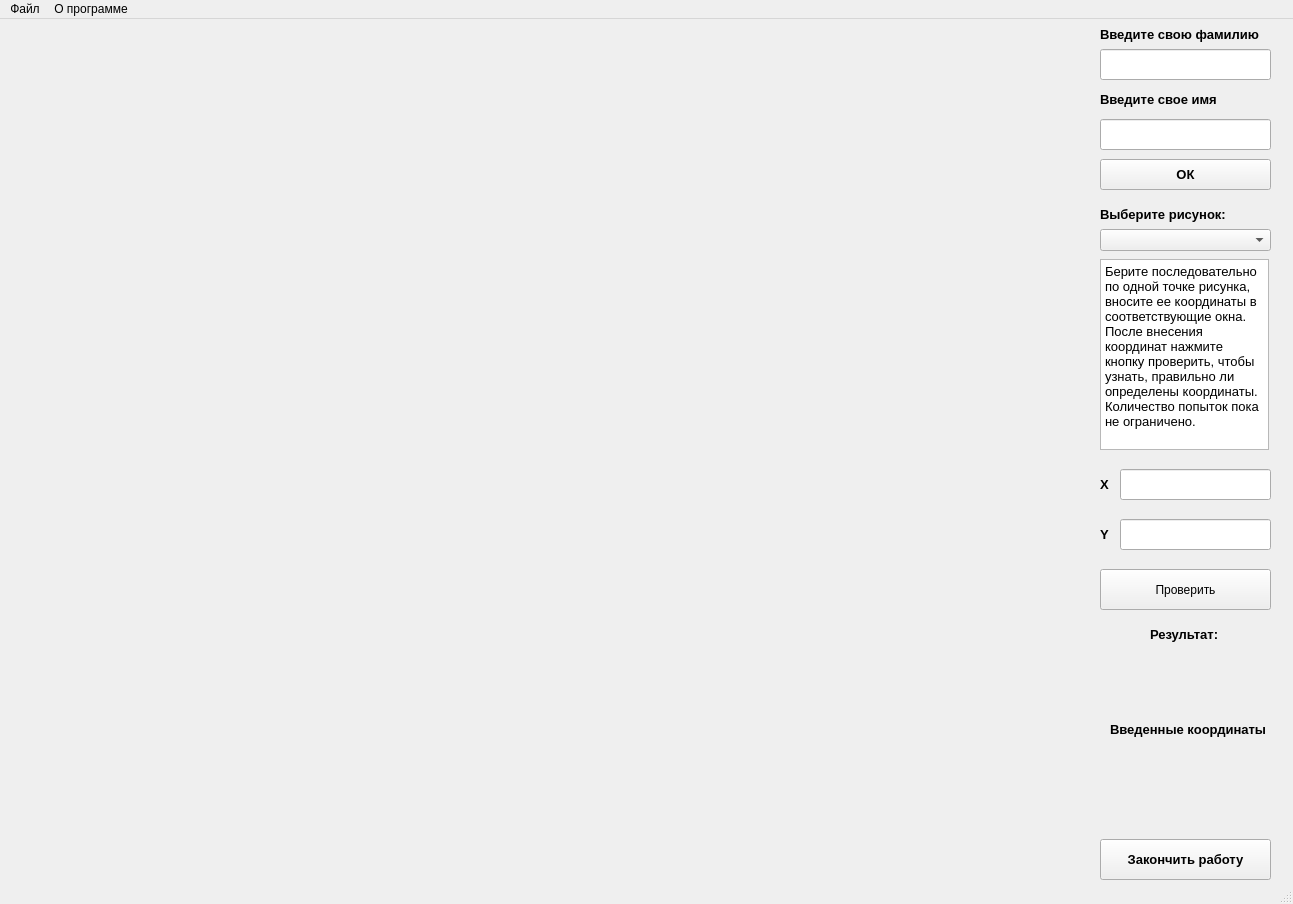
<?xml version="1.0" encoding="UTF-8"?>
<ui version="4.0">
 <class>MainWindow</class>
 <widget class="QMainWindow" name="MainWindow">
  <property name="geometry">
   <rect>
    <x>0</x>
    <y>0</y>
    <width>1293</width>
    <height>904</height>
   </rect>
  </property>
  <property name="windowTitle">
   <string>Тренажер Координатная плоскость</string>
  </property>
  <widget class="QWidget" name="centralwidget">
   <widget class="QPushButton" name="pushButton">
    <property name="geometry">
     <rect>
      <x>1100</x>
      <y>550</y>
      <width>171</width>
      <height>41</height>
     </rect>
    </property>
    <property name="text">
     <string>Проверить</string>
    </property>
   </widget>
   <widget class="QLineEdit" name="lineEdit">
    <property name="geometry">
     <rect>
      <x>1120</x>
      <y>500</y>
      <width>151</width>
      <height>31</height>
     </rect>
    </property>
   </widget>
   <widget class="QLineEdit" name="lineEdit_2">
    <property name="geometry">
     <rect>
      <x>1120</x>
      <y>450</y>
      <width>151</width>
      <height>31</height>
     </rect>
    </property>
   </widget>
   <widget class="QLabel" name="label">
    <property name="geometry">
     <rect>
      <x>1100</x>
      <y>450</y>
      <width>20</width>
      <height>31</height>
     </rect>
    </property>
    <property name="font">
     <font>
      <pointsize>10</pointsize>
      <weight>75</weight>
      <bold>true</bold>
     </font>
    </property>
    <property name="text">
     <string>X</string>
    </property>
   </widget>
   <widget class="QLabel" name="label_2">
    <property name="geometry">
     <rect>
      <x>1100</x>
      <y>500</y>
      <width>16</width>
      <height>31</height>
     </rect>
    </property>
    <property name="font">
     <font>
      <pointsize>10</pointsize>
      <weight>75</weight>
      <bold>true</bold>
     </font>
    </property>
    <property name="text">
     <string>Y</string>
    </property>
   </widget>
   <widget class="QTextBrowser" name="textBrowser">
    <property name="geometry">
     <rect>
      <x>1100</x>
      <y>240</y>
      <width>169</width>
      <height>191</height>
     </rect>
    </property>
    <property name="html">
     <string>&lt;!DOCTYPE HTML PUBLIC &quot;-//W3C//DTD HTML 4.0//EN&quot; &quot;http://www.w3.org/TR/REC-html40/strict.dtd&quot;&gt;
&lt;html&gt;&lt;head&gt;&lt;meta name=&quot;qrichtext&quot; content=&quot;1&quot; /&gt;&lt;style type=&quot;text/css&quot;&gt;
p, li { white-space: pre-wrap; }
&lt;/style&gt;&lt;/head&gt;&lt;body style=&quot; font-family:'MS Shell Dlg 2'; font-size:8.25pt; font-weight:400; font-style:normal;&quot;&gt;
&lt;p style=&quot; margin-top:0px; margin-bottom:0px; margin-left:0px; margin-right:0px; -qt-block-indent:0; text-indent:0px;&quot;&gt;&lt;span style=&quot; font-size:10pt;&quot;&gt;Берите последовательно по одной точке рисунка, вносите ее координаты в соответствующие окна. После внесения координат нажмите кнопку проверить, чтобы узнать, правильно ли определены координаты. Количество попыток пока не ограничено.&lt;/span&gt;&lt;/p&gt;&lt;/body&gt;&lt;/html&gt;</string>
    </property>
   </widget>
   <widget class="QLabel" name="label_3">
    <property name="geometry">
     <rect>
      <x>1150</x>
      <y>600</y>
      <width>91</width>
      <height>31</height>
     </rect>
    </property>
    <property name="font">
     <font>
      <pointsize>10</pointsize>
      <weight>75</weight>
      <bold>true</bold>
     </font>
    </property>
    <property name="text">
     <string>Результат:</string>
    </property>
   </widget>
   <widget class="QLabel" name="label_4">
    <property name="geometry">
     <rect>
      <x>1100</x>
      <y>0</y>
      <width>171</width>
      <height>31</height>
     </rect>
    </property>
    <property name="font">
     <font>
      <pointsize>10</pointsize>
      <weight>75</weight>
      <bold>true</bold>
     </font>
    </property>
    <property name="text">
     <string>Введите свою фамилию</string>
    </property>
   </widget>
   <widget class="QLineEdit" name="lineEdit_3">
    <property name="geometry">
     <rect>
      <x>1100</x>
      <y>30</y>
      <width>171</width>
      <height>31</height>
     </rect>
    </property>
   </widget>
   <widget class="QLabel" name="label_5">
    <property name="geometry">
     <rect>
      <x>1100</x>
      <y>70</y>
      <width>171</width>
      <height>21</height>
     </rect>
    </property>
    <property name="font">
     <font>
      <pointsize>10</pointsize>
      <weight>75</weight>
      <bold>true</bold>
     </font>
    </property>
    <property name="text">
     <string>Введите свое имя</string>
    </property>
   </widget>
   <widget class="QLineEdit" name="lineEdit_4">
    <property name="geometry">
     <rect>
      <x>1100</x>
      <y>100</y>
      <width>171</width>
      <height>31</height>
     </rect>
    </property>
   </widget>
   <widget class="QLabel" name="label_6">
    <property name="geometry">
     <rect>
      <x>1100</x>
      <y>180</y>
      <width>171</width>
      <height>31</height>
     </rect>
    </property>
    <property name="font">
     <font>
      <pointsize>10</pointsize>
      <weight>75</weight>
      <bold>true</bold>
     </font>
    </property>
    <property name="text">
     <string>Выберите рисунок:</string>
    </property>
   </widget>
   <widget class="QComboBox" name="comboBox">
    <property name="geometry">
     <rect>
      <x>1100</x>
      <y>210</y>
      <width>171</width>
      <height>22</height>
     </rect>
    </property>
   </widget>
   <widget class="QPushButton" name="pushButton_2">
    <property name="geometry">
     <rect>
      <x>1100</x>
      <y>820</y>
      <width>171</width>
      <height>41</height>
     </rect>
    </property>
    <property name="font">
     <font>
      <pointsize>10</pointsize>
      <weight>75</weight>
      <bold>true</bold>
     </font>
    </property>
    <property name="text">
     <string>Закончить работу</string>
    </property>
   </widget>
   <widget class="QLabel" name="label_7">
    <property name="geometry">
     <rect>
      <x>0</x>
      <y>-10</y>
      <width>1031</width>
      <height>881</height>
     </rect>
    </property>
    <property name="text">
     <string/>
    </property>
   </widget>
   <widget class="QLabel" name="label_8">
    <property name="geometry">
     <rect>
      <x>1110</x>
      <y>630</y>
      <width>151</width>
      <height>71</height>
     </rect>
    </property>
    <property name="text">
     <string/>
    </property>
   </widget>
   <widget class="QLabel" name="label_9">
    <property name="geometry">
     <rect>
      <x>1110</x>
      <y>730</y>
      <width>151</width>
      <height>71</height>
     </rect>
    </property>
    <property name="text">
     <string/>
    </property>
   </widget>
   <widget class="QLabel" name="label_10">
    <property name="geometry">
     <rect>
      <x>1110</x>
      <y>700</y>
      <width>161</width>
      <height>20</height>
     </rect>
    </property>
    <property name="font">
     <font>
      <pointsize>10</pointsize>
      <weight>75</weight>
      <bold>true</bold>
     </font>
    </property>
    <property name="text">
     <string>Введенные координаты</string>
    </property>
   </widget>
   <widget class="QPushButton" name="pushButton_3">
    <property name="geometry">
     <rect>
      <x>1100</x>
      <y>140</y>
      <width>171</width>
      <height>31</height>
     </rect>
    </property>
    <property name="font">
     <font>
      <pointsize>10</pointsize>
      <weight>75</weight>
      <bold>true</bold>
     </font>
    </property>
    <property name="text">
     <string>ОК</string>
    </property>
   </widget>
  </widget>
  <widget class="QStatusBar" name="statusbar"/>
  <widget class="QMenuBar" name="menuBar">
   <property name="geometry">
    <rect>
     <x>0</x>
     <y>0</y>
     <width>1293</width>
     <height>21</height>
    </rect>
   </property>
   <widget class="QMenu" name="menu">
    <property name="title">
     <string>Файл</string>
    </property>
    <addaction name="action_2"/>
    <addaction name="action_3"/>
    <addaction name="action_5"/>
   </widget>
   <widget class="QMenu" name="menu_2">
    <property name="title">
     <string>О программе</string>
    </property>
   </widget>
   <addaction name="menu"/>
   <addaction name="menu_2"/>
  </widget>
  <action name="action">
   <property name="text">
    <string>Открыть файл</string>
   </property>
  </action>
  <action name="action_2">
   <property name="text">
    <string>Добавить файл</string>
   </property>
  </action>
  <action name="action_3">
   <property name="text">
    <string>Удалить файл</string>
   </property>
  </action>
  <action name="action_4">
   <property name="text">
    <string>Сохранить рисунок</string>
   </property>
  </action>
  <action name="action_5">
   <property name="text">
    <string>Получить данные</string>
   </property>
  </action>
 </widget>
 <resources/>
 <connections/>
</ui>
